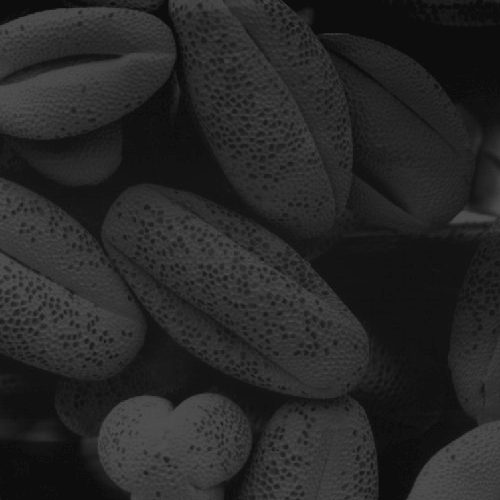
#> input picture assignment_1/a1images/shells.tif, 500 x 500 px, found by its file name
$ jupyter execute q5.ipynb
#> lines starting #> are read from the running program, lines starting #| are printed output that depends on the picture
## Histrogram Equlization

[cell 1]
import cv2 as cv
import numpy as np
from matplotlib import pyplot as plt

# Load image
image_path = r'C:\Users\Asus\Documents\GitHub\EN3160-Image-Processing-and-Machine-Vision-Lab-Experiments\assignment_1\a1images\shells.tif'
image = cv.imread(image_path, cv.IMREAD_GRAYSCALE)
#> image is the input picture: shape (500, 500); min 13, max 83, mean 38.7
assert image is not None, "Image not found."

# Apply histogram equalization
equalized_image = cv.equalizeHist(image)
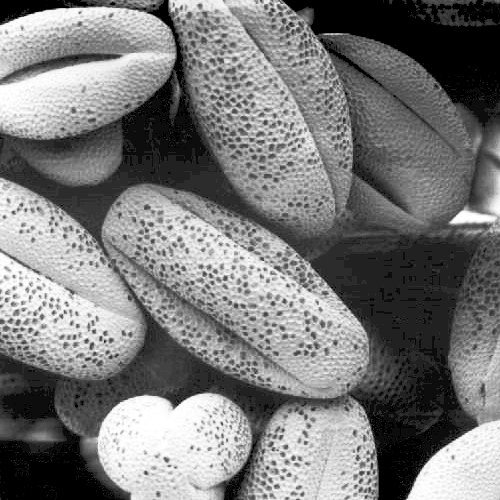
#> equalized_image: shape (500, 500); min 0, max 255, mean 121.5

# Display the original and equalized images
plt.figure(figsize=(10, 5))

plt.subplot(1, 2, 1)
plt.title('Original Image')
plt.imshow(image, cmap='gray')

plt.subplot(1, 2, 2)
plt.title('Equalized Image')
plt.imshow(equalized_image, cmap='gray')

plt.show()
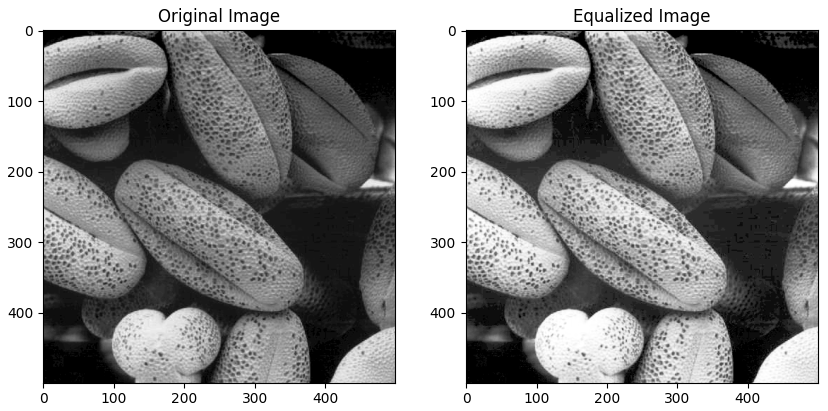
#> figure drawn by matplotlib, 2 panels

# plot histograms before and after equalization
plt.figure(figsize=(10, 5))

plt.subplot(1, 2, 1)
plt.title('Original Image Histogram')
plt.hist(image.ravel(), 256, [0, 256])

plt.subplot(1, 2, 2)
plt.title('Equalized Image Histogram')
plt.hist(equalized_image.ravel(), 256, [0, 256])

plt.show()
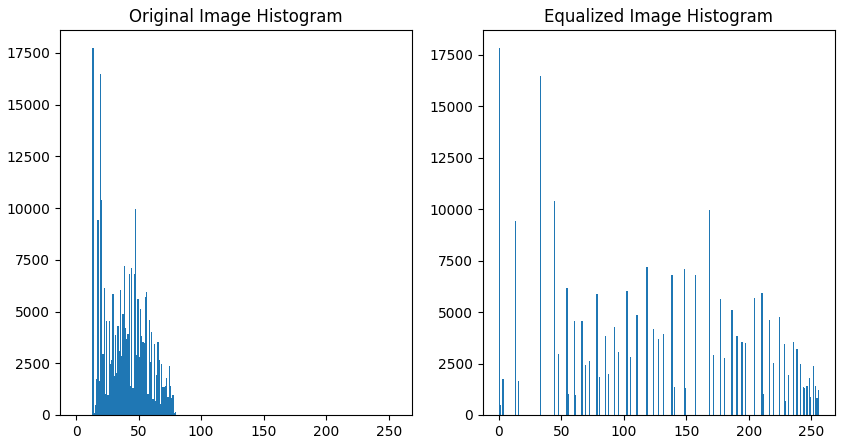
#> figure drawn by matplotlib, 2 panels; panel 1: tallest bar 17718 high, from x = 13 to 14; panel 2: tallest bar 17814 high, from x = 0 to 1

## Display all in one

[cell 2]
# display 2 images and 2 histograms in one row in same size
plt.figure(figsize=(20, 5))

plt.subplot(1, 4, 1)
plt.title('Original Image')
plt.imshow(image, cmap='gray')

plt.subplot(1, 4, 2)
plt.title('Equalized Image')
plt.imshow(equalized_image, cmap='gray')

plt.subplot(1, 4, 3)
plt.title('Original Image Histogram')
plt.hist(image.ravel(), 256, [0, 256])

plt.subplot(1, 4, 4)
plt.title('Equalized Image Histogram')
plt.hist(equalized_image.ravel(), 256, [0, 256])

plt.show()
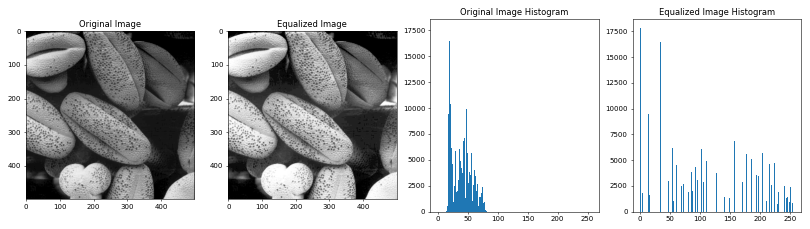
#> figure drawn by matplotlib, 4 panels; panel 3: tallest bar 17718 high, from x = 13 to 14; panel 4: tallest bar 17814 high, from x = 0 to 1
